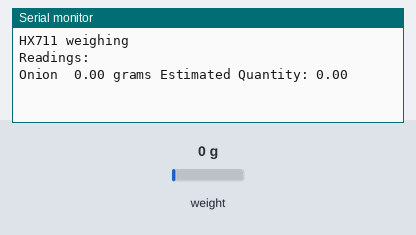
Bench run of a sketch on a simulated Arduino Uno, built with avr-gcc and run on an emulated ATmega328P. On the bench: the last lines printed to the serial monitor. The inputs (shaded band) are chosen by the test bench; at power-on: weight on the scale 0 g.

Above: at 2.2 s.
2.3 s: weight on the scale set to 100 g
At 2.3 s:
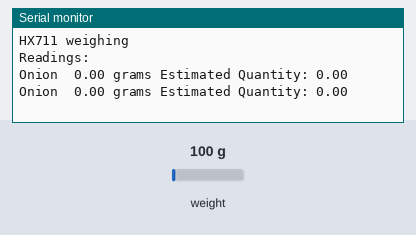
3.8 s: weight on the scale set to 1250 g
At 5.0 s:
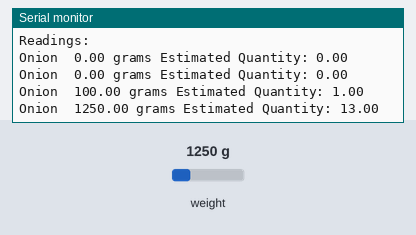
Timing chart, 0 to 6.8 s (numbered marks = the images above; inputs shaded):
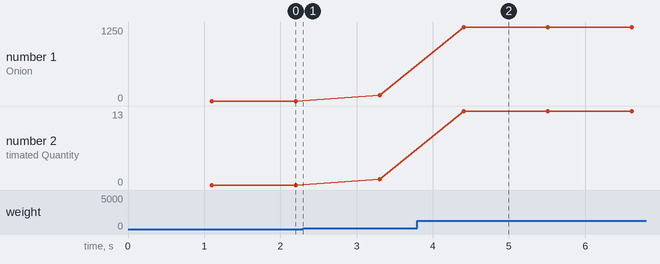

The sketch:

weight.ino
```cpp
#include "HX711.h"

#define DOUT_PIN  7
#define CLK_PIN   6

HX711 scale;

float calibration_factor = -375;
float units;
float ounces;


void setup()
{
  Serial.begin(9600);
  scale.begin(DOUT_PIN, CLK_PIN);
  Serial.println("HX711 weighing");
  scale.set_scale(calibration_factor);
  scale.tare();
  Serial.println("Readings:");
}


int measureQuantity(float minval, float maxval, float curr){
    if(curr < minval)
      return 0;

    int qt = 1;
    float val = qt*minval;

    int minDiff = -1;
    int minQ = 0;
    while(val <= curr){
        if(minDiff == -1 || curr - val < minDiff){
          minDiff = curr - val;
          minQ = qt;
        }
        qt++;
        val = qt*minval;
    }
    return minQ;
}


float abss(float num){
    if(num < 0)
      return -num;
    return num;
}


float quantCalc2(float minval, float maxval, float curr){
  if(curr < minval)
      return 0;

  float qt = 1;
  float res = 0;
  float mindiff = -1;


  while(qt*minval <= curr){
    float mid = ((minval*qt) + (maxval*qt))/2;
    if(mindiff == -1 || abss(curr - mid) < mindiff){
      mindiff = abss(curr - mid);
      res = qt;
    }
    qt++;
  }

  return res;
}


String item = "Onion";
int minval = 60;
int maxval = 130;


void loop()
{
  units = scale.get_units(),10;
  if (units < 0)
    units = 0.00;
  Serial.print(item);
  Serial.print("  ");
  Serial.print(units);
  Serial.print(" grams");
  Serial.print("\ Estimated Quantity: ");
  Serial.println(quantCalc2((float)minval, (float)maxval, units));
  delay(1000);
}
```

Measured:
- after the input at 3.8 s, the serial monitor: prints a new line after 0.60 s (image 2)
- plotted number 1: 0 → 100 after the input at 2.3 s, 100 → 1250 after the input at 3.8 s
- plotted number 2: 0 → 1 after the input at 2.3 s, 1 → 13 after the input at 3.8 s
